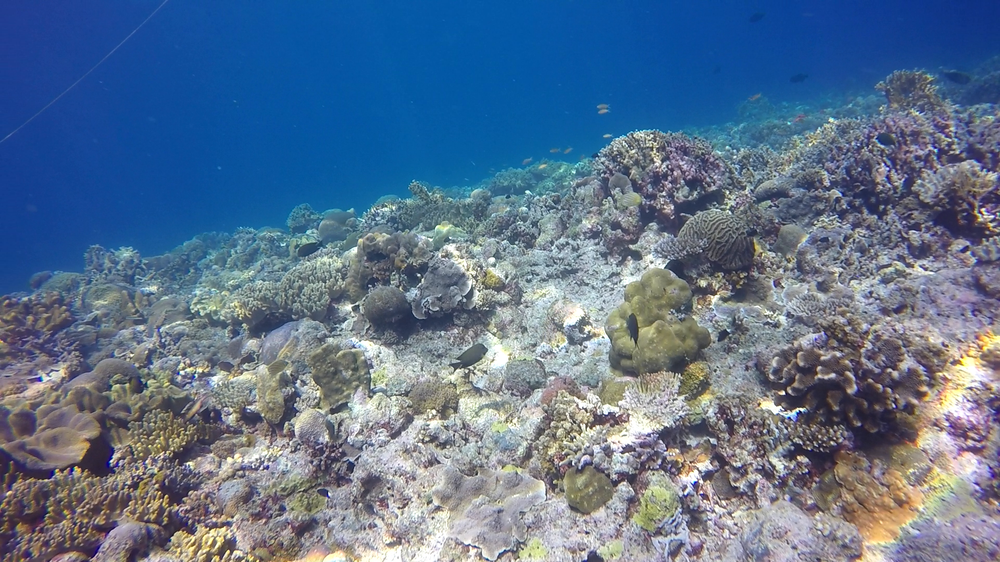
#> input picture image_2.png, 1000 x 562 px, shrunk from 1920 x 1080 before the run
$ python main.py   (Python 2 division)   (older library calls are emulated)
#> lines starting #> are read from the running program, lines starting #| are printed output that depends on the picture; after the words box and inside, x2 and y2 are one past the last pixel; in counts of white or black regions, pixels touching at a corner belong together
import cv2
import numpy as np
from matplotlib import pyplot as plt


MAX_FEATURES = 500
GOOD_MATCH_PERCENT = 0.15
MIN_MATCH_COUNT = 10

def write_ply(fn, verts, colors):
    verts = verts.reshape(-1, 3)
    colors = colors.reshape(-1, 3)
    verts = np.hstack([verts, colors])
    with open(fn, 'wb') as f:
        f.write((ply_header % dict(vert_num=len(verts))).encode('utf-8'))
        np.savetxt(f, verts, fmt='%f %f %f %d %d %d ')

img1 = cv2.imread('image_2.png', 0).astype('uint8')
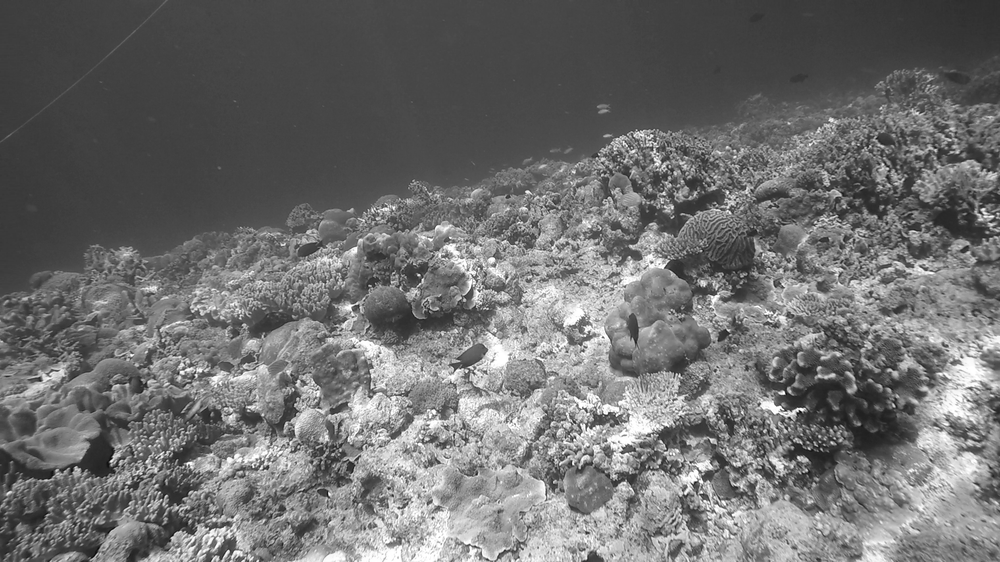
#> img1: shape (562, 1000); min 9, max 255, mean 110.8
img2 = cv2.imread('image_1.png', 0).astype('uint8')
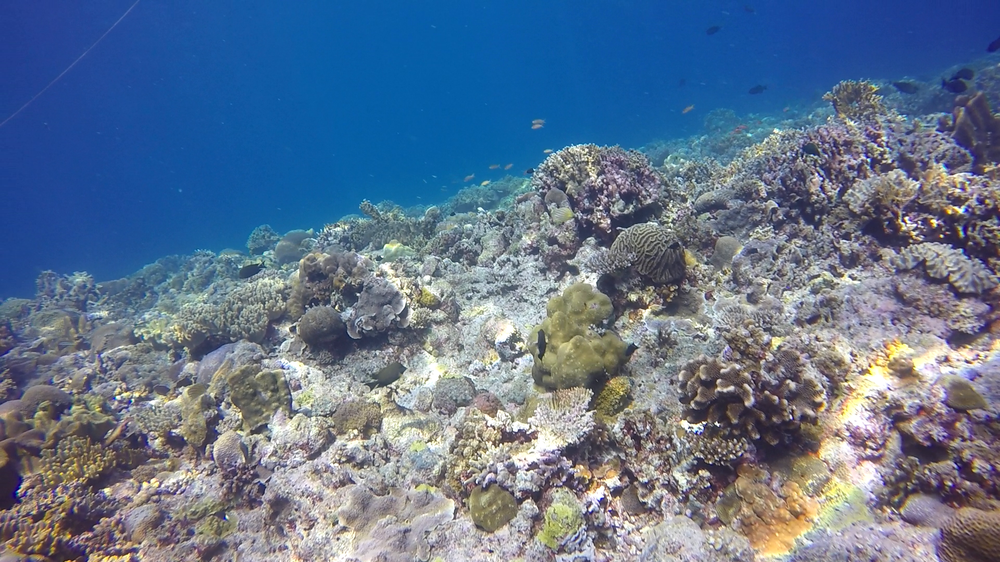
#> input picture image_1.png, 1000 x 562 px, shrunk from 1920 x 1080 before the run
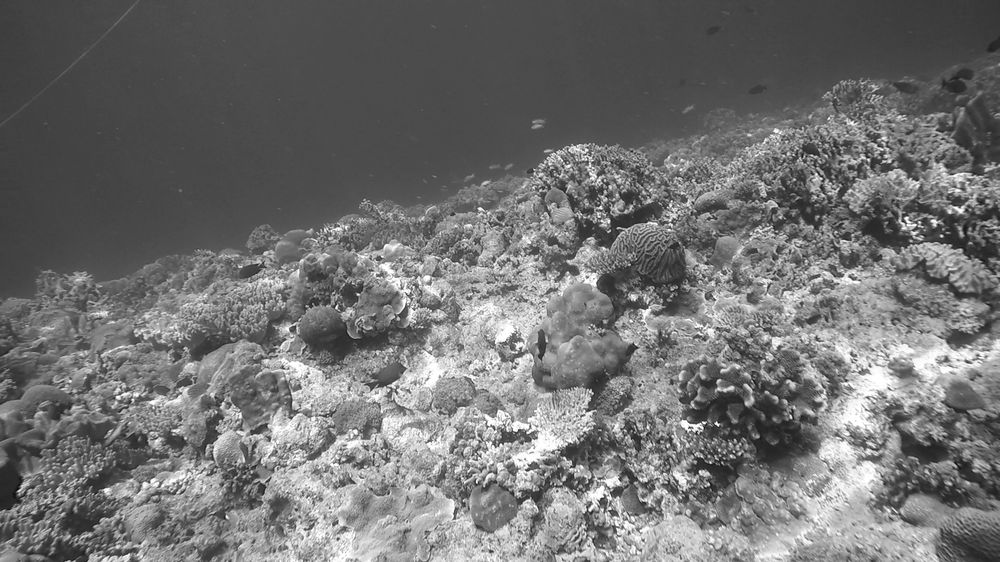
#> img2: shape (562, 1000); min 9, max 255, mean 113

# gray1= cv2.cvtColor(img1,cv2.COLOR_BGR2GRAY)
# gray2= cv2.cvtColor(img2,cv2.COLOR_BGR2GRAY)

sift = cv2.xfeatures2d.SIFT_create(MAX_FEATURES)
# kp = sift.detect(gray,None)
kp1, des1 = sift.detectAndCompute(img1,None)
#> kp1 = 500 keypoints; strongest (x, y, size): (419, 275, 1.9), (802, 409, 2.6), (228, 552, 2.2), (433, 518, 2)
kp2, des2 = sift.detectAndCompute(img2,None)
#> kp2 = 500 keypoints; strongest (x, y, size): (717, 424, 2.6), (704, 423, 1.9), (941, 236, 2.1), (358, 294, 1.8)

FLANN_INDEX_KDTREE = 0
index_params = dict(algorithm = FLANN_INDEX_KDTREE, trees = 5)
search_params = dict(checks = 50)

flann = cv2.FlannBasedMatcher(index_params, search_params)

matches = flann.knnMatch(des1,des2,k=2)
#> matches = 500 matches

# store all the good matches as per Lowe's ratio test. RANSAC
good = []
for m,n in matches:
    if m.distance < 0.7*n.distance:
        good.append(m)
#> after the loop, good = 149 matches

if len(good)>MIN_MATCH_COUNT:
    src_pts = np.float32([ kp1[m.queryIdx].pt for m in good ]).reshape(-1,1,2)
#> src_pts = 149 rows, first 8: [869.9, 380.2], [869.9, 380.2], [493.9, 265.2], [474, 373.4], [493.9, 265.2], [493.9, 334.1], [466.2, 440], [506.4, 277.5]
    dst_pts = np.float32([ kp2[m.trainIdx].pt for m in good ]).reshape(-1,1,2)
#> dst_pts = 149 rows, first 8: [766.5, 392.1], [766.5, 392.1], [429.3, 283.1], [396.7, 392.7], [429.3, 283.1], [429.8, 352.3], [387.1, 459.8], [442, 295.4]

    M, mask = cv2.findHomography(src_pts, dst_pts, cv2.RANSAC,5.0)
#> M = [[0.918, -0.158, 3.27], [-0.0275, 0.937, 39.33], [-2.3e-05, -7.92e-05, 1]]; mask = 149 values, max 1 at index 2, min 0 at index 0, mean 0.523
    matchesMask = mask.ravel().tolist()
#> matchesMask has the same summary as mask

    # [11 lines of commented-out code are left out]
    stereo = cv2.StereoSGBM_create(numDisparities=16, blockSize=15)
    disparity = stereo.compute(img1,img2).astype(np.float32) / 16.0
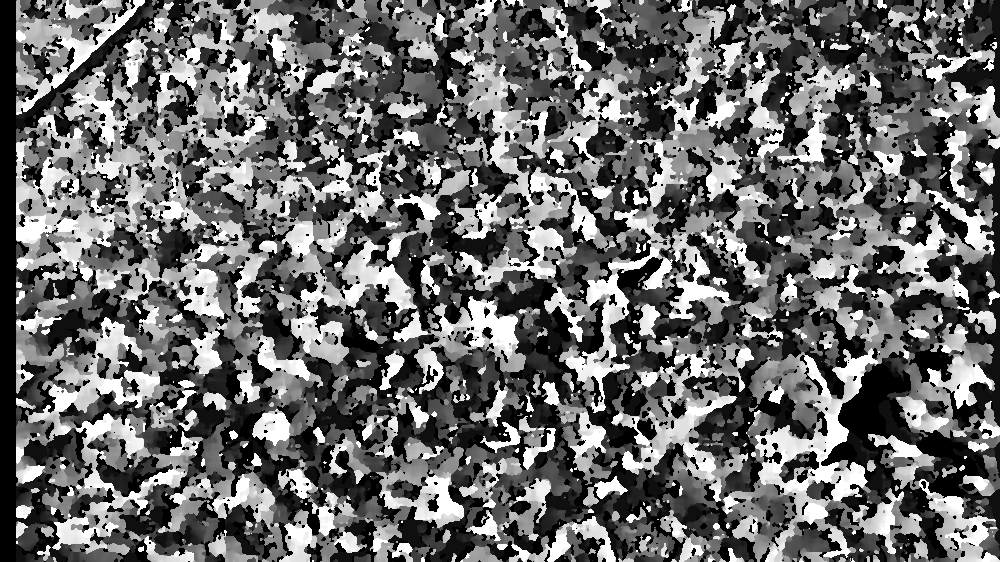
#> disparity: shape (562, 1000) float32; min -1, max 15, mean 5.69; drawn with min black and max white

    F, mask = cv2.findFundamentalMat(src_pts, dst_pts)
#> F = [[-4.61e-07, 2.57e-05, -0.0104], [-2.41e-05, 3.73e-06, -0.0369], [0.0098, 0.0354, 1]]; mask = 149 values, max 1 at index 0, min 0 at index 118, mean 0.993
    retval, h1, h2 = cv2.stereoRectifyUncalibrated(src_pts, dst_pts, F, img1.shape)
#> retval = True; h1 = [[0.0429, -0.00389, -3.14], [0.00843, 0.0376, -1.87], [2.1e-05, -2.41e-06, 0.0319]]; h2 = [[1.16, 0.044, -67.29], [0.252, 1.01, -75.79], [0.00058, 2.2e-05, 0.827]]
    print retval
#| True
    tempQ = [[1.0,0.0,0.0,-160.0],[0.0,1.0,0.0,-120.0],[0.0,0.0,0.0,348.087],[0.0,0.0,1.0/95,0.0]]
    tempQ = np.array(tempQ)
    Q = np.zeros(shape=(4,4))
    threeDImage = cv2.reprojectImageTo3D(disparity, tempQ)
#> threeDImage: shape (562, 1000, 3) float32; 9.32% of the values are NaN or infinite; the others: min -79325, max 140515.6, mean -1257.2
    #cv2.imshow('3d',threeDImage)
    norm_coeff = 255 / disparity.max()
#> norm_coeff = 17
    # cv2.imshow("disparity", disparity * norm_coeff / 255)

    colors = cv2.cvtColor(img1, cv2.COLOR_BGR2RGB)
    mask = disparity > disparity.min()
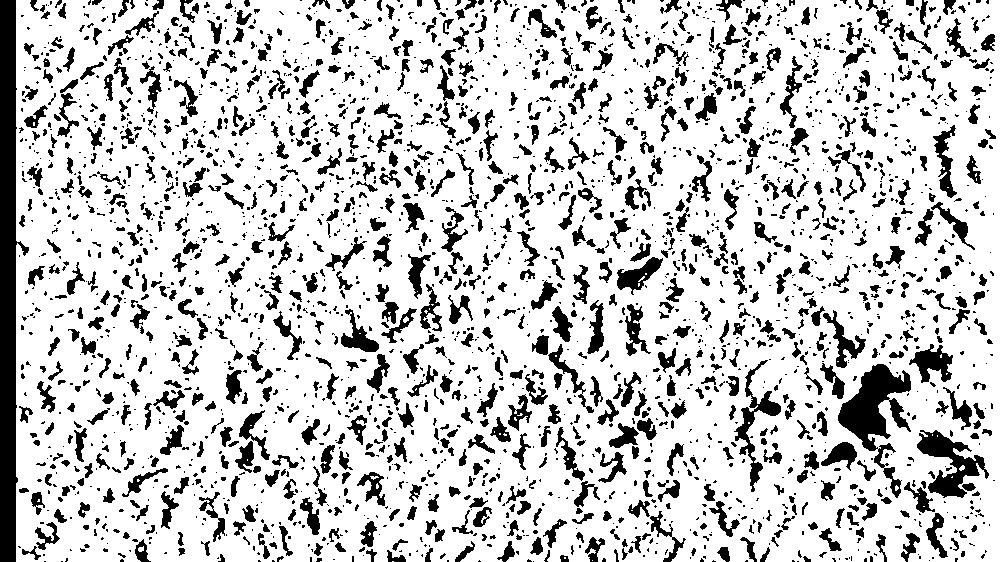
#> mask: shape (562, 1000) bool; 79.6% white; 2776 black regions (1756 under 20 px), largest, box (x1, y1, x2, y2) and area: (0, 0, 29, 562) 9079, (838, 364, 911, 498) 3617, (917, 430, 989, 498) 2009
    out_points = threeDImage[mask]
    out_colors = colors[mask]
    out_fn = 'out.ply'
    write_ply('out.ply', out_points, out_colors)
#> (the run stopped early here; a loop or call above may not have finished)
